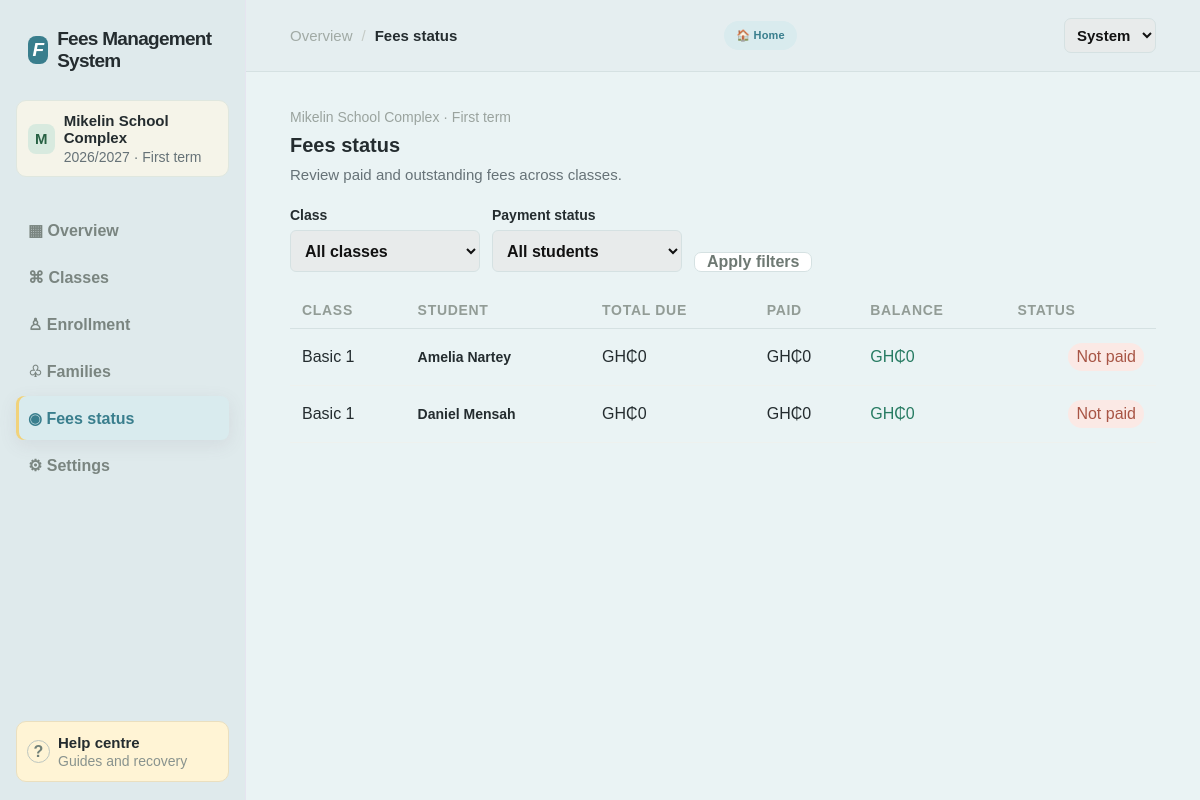
Screenshot of /fees-status with the database file from the repository.
### tables this page shows
CREATE TABLE settings (key TEXT PRIMARY KEY, value TEXT NOT NULL);

CREATE TABLE classes (id TEXT PRIMARY KEY, name TEXT NOT NULL, sort_order INTEGER NOT NULL);

CREATE TABLE students (id TEXT PRIMARY KEY, name TEXT NOT NULL, initials TEXT NOT NULL, gender TEXT NOT NULL DEFAULT 'unspecified', family_id TEXT REFERENCES families(id) ON DELETE SET NULL, class_id TEXT NOT NULL REFERENCES classes(id) ON DELETE CASCADE);

### app.py (the view)
@app.get("/fees-status")
def fees_status_page():
    academic_year, term = current_period()
    selected_status = request.args.get("status", "all")
    if selected_status not in {"all", "owing", "paid"}:
        selected_status = "all"
    class_id = request.args.get("class_id", "")
    classes = db().execute("SELECT id, name FROM classes ORDER BY sort_order").fetchall()
    students = []
    for school_class in classes:
        if class_id and class_id != school_class["id"]:
            continue
        rows = db().execute("SELECT * FROM students WHERE class_id=? ORDER BY name", (school_class["id"],)).fetchall()
        for row in rows:
            student = decorate_student(row, academic_year, term)
            is_paid = student["status"] == "Paid up"
            if selected_status == "owing" and not student["owing"]:
                continue
            if selected_status == "paid" and not is_paid:
                continue
            student["class_name"] = school_class["name"]
            student["amount_due"] = student["total"] + student["opening_arrears"]
            students.append(student)
    return render_template("fees_status.html", students=students, classes=classes, class_id=class_id, selected_status=selected_status, page="Fees status")

### app.py (called while the page is built)
def school_registry_connection():
    connection = sqlite3.connect(SCHOOLS_DATABASE)
    connection.row_factory = sqlite3.Row
    return connection

def list_schools():
    connection = school_registry_connection()
    schools = [dict(row) for row in connection.execute("SELECT id, name FROM schools ORDER BY name").fetchall()]
    connection.close()
    return schools

def active_school_id():
    if not has_request_context():
        return "default"
    requested_id = request.cookies.get("school_id", "default")
    connection = school_registry_connection()
    school = connection.execute("SELECT id FROM schools WHERE id=?", (requested_id,)).fetchone()
    connection.close()
    return school["id"] if school else "default"

def school_database_path():
    if not has_request_context():
        return DATABASE
    school_id = active_school_id()
    connection = school_registry_connection()
    school = connection.execute("SELECT database_file FROM schools WHERE id=?", (school_id,)).fetchone()
    connection.close()
    return SCHOOLS_DATABASE.parent / school["database_file"] if school and school_id != "default" else DATABASE

def connect_db(database_path=None):
    connection = sqlite3.connect(database_path or school_database_path())
    connection.row_factory = sqlite3.Row
    connection.execute("PRAGMA foreign_keys = ON")
    return connection

def db():
    if "db" not in g:
        g.db = connect_db()
    return g.db

def current_period():
    rows = db().execute("SELECT key, value FROM settings WHERE key IN ('academic_year', 'term')").fetchall()
    settings = {row["key"]: row["value"] for row in rows}
    return settings.get("academic_year", ACADEMIC_YEAR), int(settings.get("term", 1))

def opening_arrears(student_id, academic_year, term):
    row = db().execute("SELECT opening_arrears FROM term_balances WHERE student_id=? AND academic_year=? AND term=?", (student_id, academic_year, term)).fetchone()
    return row["opening_arrears"] if row else 0

def payment_total(student_id, academic_year, term, category="fees"):
    row = db().execute("SELECT COALESCE(SUM(amount), 0) AS total FROM payments WHERE student_id=? AND academic_year=? AND term=? AND category=?", (student_id, academic_year, term, category)).fetchone()
    return row["total"]

@app.template_filter("money")
def money(value):
    return f"GH₵{value:,.0f}"

### templates/fees_status.html (shortened to what this page needs)
<!doctype html>
<html lang="en">
<head>
    <link rel="stylesheet" href="{{ url_for('static_css') }}">
</head>
<body class="theme-{{ theme }}{% if school_background_url %} has-school-background{% endif %}" >
    <div class="app-shell">
        <aside class="sidebar">
            <div class="brand"><span class="brand-mark">F</span><span>Fees Management System</span></div>
            <div class="school-switcher">{% if school_logo_url %}<img class="school-logo" src="{{ school_logo_url }}"
                    alt="{{ school_name }} logo">{% else %}<span class="school-avatar">{{ school_name[:1]|upper
                    }}</span>{% endif %}<span><b>{{
                        school_name }}</b><small>{{ academic_year }} · {{ term_name }}</small></span></div>
            <nav class="main-nav">
                <a class="nav-item" href="{{ url_for('dashboard') }}">▦ Overview</a>
                <a class="nav-item" href="{{ url_for('classes_page') }}">⌘ Classes</a>
                <a class="nav-item" href="{{ url_for('enrollment_page') }}">♙ Enrollment</a>
                <a class="nav-item" href="{{ url_for('families_page') }}">♧ Families</a>
                <a class="nav-item active" href="{{ url_for('fees_status_page') }}">◉ Fees status</a>
                <a class="nav-item" href="{{ url_for('settings_page') }}">⚙ Settings</a>
            </nav>
            <a class="sidebar-footer help-link" href="{{ url_for('help_page') }}"><span
                    class="help-dot">?</span><span><b>Help centre</b><small>Guides and recovery</small></span></a>
        </aside>
        <main class="main-content">
            <header class="topbar">
                <div class="breadcrumb"><a href="{{ url_for('dashboard') }}">Overview</a><span
                        class="slash">/</span><strong>Fees status</strong></div>
                <a class="home-button" href="{{ url_for('dashboard') }}">🏠 Home</a>
                <form class="theme-switcher" method="post" action="{{ url_for('set_theme') }}"><select name="theme"
                        aria-label="Colour theme" onchange="this.form.submit()">
                        <option value="system" {% if theme=='system' %}selected{% endif %}>System</option>
                    </select></form>
            </header>
            <section class="page-content">
                <div class="page-title-row">
                    <div>
                        <p class="eyebrow">{{ school_name }} · {{ term_name }}</p>
                        <h1>Fees status</h1>
                        <p class="subheading">Review paid and outstanding fees across classes.</p>
                    </div>
                </div>
                <form class="fees-filter-form" method="get" action="{{ url_for('fees_status_page') }}">
                    <label>Class<select name="class_id">
                            <option value="">All classes</option>
                        </select></label>
                    <label>Payment status<select name="status">
                            <option value="all" {% if selected_status=='all' %}selected{% endif %}>All students</option>
                        </select></label>
                    <button class="filter-button" type="submit">Apply filters</button>
                </form>
                <div class="student-table-wrap fees-status-table">
                    <table>
                        <thead>
                            <tr>
                                <th>Class</th>
                                <th>Student</th>
                                <th>Total due</th>
                                <th>Paid</th>
                                <th>Balance</th>
                                <th>Status</th>
                            </tr>
                        </thead>
                        <tbody>{% for student in students %}<tr>
                                <td>{{ student.class_name }}</td>
                                <td>{% if student.family_id %}<a class="student-link"
                                        href="{{ url_for('family_details', family_id=student.family_id) }}">{{
                                        student.name }} · Family</a>{% else %}<a class="student-link"
                                        href="{{ url_for('student_details', student_id=student.id) }}">{{ student.name
                                        }}</a>{% endif %}</td>
                                <td>{{ student.amount_due|money }}</td>
                                <td>{{ student.paid|money }}</td>
                                <td class="{{ 'orange-text' if student.owing else 'green-text' }}">{{
                                    student.owing|money }}</td>
                                <td><span class="status-pill {{ student.status_class }}">{{ student.status }}</span>
                                </td>
                            </tr>{% else %}<tr>
                                <td colspan="6">No students match these filters.</td>
                            </tr>{% endfor %}</tbody>
                    </table>
                </div>
            </section>
        </main>
    </div>
</body>
</html>

### rows the page displays
settings: value "M", value "Mikelin School Complex"
settings: value "2026/2027"
classes: class_name "Basic 1" "Basic 1"
students: name "Amelia Nartey"
students: name "Daniel Mensah"

### other values shown
{{ term_name }} "First term"
{{ student.amount_due|money }} "GH₵0" "GH₵0"
{{ student.paid|money }} "GH₵0" "GH₵0"
{{ student.owing|money }} "GH₵0" "GH₵0"
{{ student.status }} "Not paid" "Not paid"
